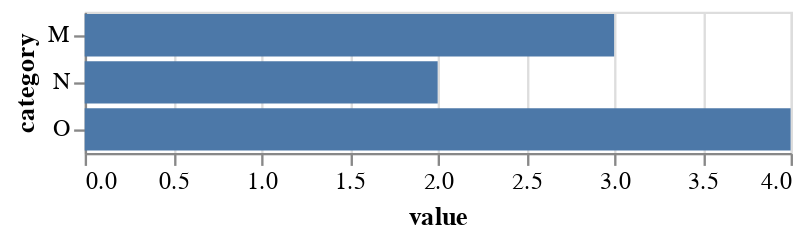

Notebook code cell kept with this figure:
### Code cell
chart = alt.Chart(df).mark_bar().encode(x="value:Q", y="category:N")
chart

### Figure 1 — Vega-Lite specification as saved in the notebook (floating-point values rounded to 4 significant figures)
{"config": {"view": {"continuousWidth": 300, "continuousHeight": 300}}, "data": {"name": "data-35787b2188f85dfb8f373ef12fa227d9"}, "mark": {"type": "bar"}, "encoding": {"x": {"field": "value", "type": "quantitative"}, "y": {"field": "category", "type": "nominal"}}, "$schema": "https://vega.github.io/schema/vega-lite/v5.16.3.json", "datasets": {"data-35787b2188f85dfb8f373ef12fa227d9": [{"value": 3, "category": "M"}, {"value": 2, "category": "N"}, {"value": 4, "category": "O"}]}}
